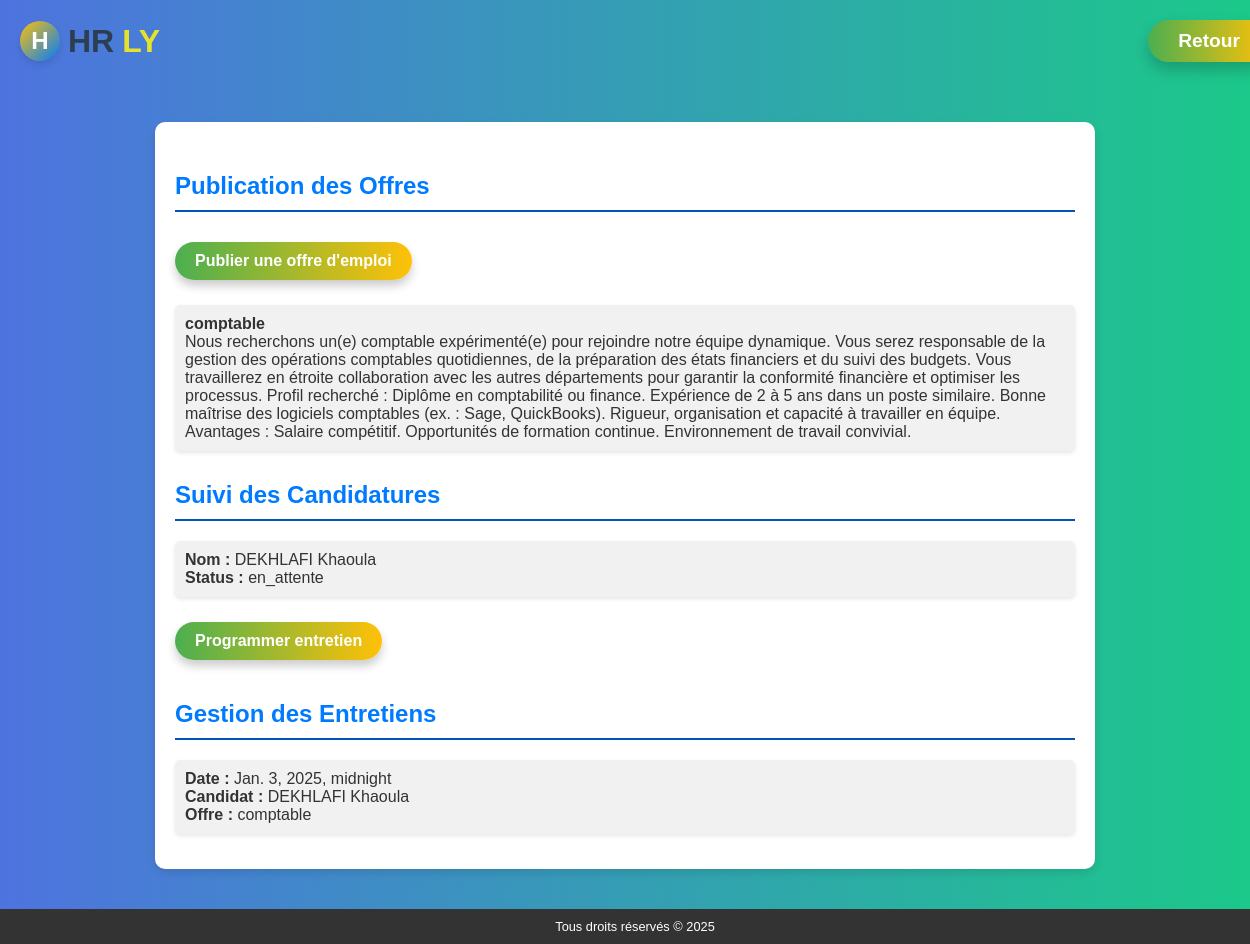
Screenshot of /main/gestion-recrutement/ with the database file from the repository.
### projectapp/models.py (models this page shows, shortened)
class OffreEmploi(models.Model):
    titre = models.CharField(max_length=200)
    description = models.TextField()
    date_publication = models.DateTimeField(auto_now_add=True)

class Candidature(models.Model):
    STATUS_CHOICES = [
        ('en_attente', 'En attente'),
        ('acceptee', 'Acceptée'),
        ('refusee', 'Refusée'),
    ]
    offre = models.ForeignKey(OffreEmploi, on_delete=models.CASCADE, related_name='candidatures')
    candidat = models.ForeignKey(User, on_delete=models.CASCADE)
    lettre_motivation = models.TextField()
    status = models.CharField(max_length=10, choices=STATUS_CHOICES, default='en_attente')
    nom = models.CharField(max_length=100)
    prenom = models.CharField(max_length=100)
    email = models.EmailField()
    telephone = models.CharField(max_length=15)
    adresse = models.TextField()

class Entretien(models.Model):
    candidature = models.ForeignKey(Candidature, on_delete=models.CASCADE)
    date = models.DateTimeField()
    lieu = models.CharField(max_length=200)
    remarques = models.TextField(blank=True)

### projectapp/views.py (the view)
# urls.py: path('gestion-recrutement/', views.gestion_recrutement, name='gestion_recrutement'),
def gestion_recrutement(request):
    candidatures = Candidature.objects.all()
    entretiens = Entretien.objects.all()
    offres = OffreEmploi.objects.all()
    return render(request, 'rh/recrutement/gestion_recrutement.html', {
        'candidatures': candidatures,
        'entretiens': entretiens,
        'offres': offres
    })

### projectapp/templates/rh/recrutement/gestion_recrutement.html (shortened to what this page needs)
<!DOCTYPE html>
<html lang="en">
<head>
</head>
<body>
    <header>
        <div class="logo">
            <div class="logo-icon">H</div>
            <span>HR</span><span>ly</span>
        </div>
        <a class="btn-retour" href="{% url 'main_rh' %}" >Retour</a>
    </header>
    <main>
        <h2>Publication des Offres</h2>
        <a class="btn-link" href="{% url 'publier_offre' %}">Publier une offre d'emploi</a>
        {% for offre in offres %}
            <p><strong>{{ offre.titre }}</strong><br>{{ offre.description }}</p>
        {% endfor %}
        <h2>Suivi des Candidatures</h2>
        {% for candidature in candidatures %}
            <p><strong>Nom :</strong> {{ candidature.nom }} {{ candidature.prenom }}<br>
            <strong>Status :</strong> {{ candidature.status }}</p>
            <a class="btn-link" href="{% url 'programmer_entretien' %}">Programmer entretien</a>
        {% endfor %}
        <h2>Gestion des Entretiens</h2>
        {% for entretien in entretiens %}
            <p><strong>Date :</strong> {{ entretien.date }}<br>
            <strong>Candidat :</strong> {{ entretien.candidature.nom }} {{ entretien.candidature.prenom }} <br>
            <strong>Offre :</strong> {{ entretien.candidature.offre.titre }}</p>
        {% empty %}
            <p>Aucun entretien enregistré.</p>
        {% endfor %}
    </main>
    <footer>
        Tous droits réservés © 2025
    </footer>
</body>
</html>

### projectapp/templates/rh/recrutement/gestion_recrutement.html (style rules this page uses)
body { font-family: 'Arial', sans-serif; margin: 0; padding: 0; background: linear-gradient(to right, #4e73df, #1cc88a); color: #333; display: flex; flex-direction: column; min-height: 100vh; justify-content: space-between; }
header { display: flex; justify-content: space-between; align-items: center; width: 100%; padding: 20px; }
.logo { display: flex; align-items: center; gap: 8px; font-size: 2rem; font-weight: bold; color: #2c3e50; text-transform: uppercase; }
.logo span:last-child { color: #e6e12b; }
.logo-icon { width: 40px; height: 40px; background: linear-gradient(135deg, #FFC107, #007BFF); border-radius: 50%; display: flex; justify-content: center; align-items: center; font-size: 1.5rem; color: #fff; font-weight: bold; box-shadow: 0 4px 6px rgba(0, 0, 0, 0.1); }
.btn-retour { padding: 10px 30px; font-size: 1.2rem; font-weight: bold; color: #fff; text-decoration: none; border-radius: 50px; background: linear-gradient(90deg, #4CAF50, #FFC107); transition: all 0.3s ease; box-shadow: 0 8px 15px rgba(0, 0, 0, 0.2); cursor: pointer; }
main { flex: 1; max-width: 900px; margin: 40px auto; padding: 20px; background-color: #ffffff; border-radius: 10px; box-shadow: 0 4px 8px rgba(0, 0, 0, 0.1); }
main h2 { color: #007bff; border-bottom: 2px solid #0056b3; padding-bottom: 10px; margin-top: 30px; text-align: left; }
p { padding: 10px; background-color: #f1f1f1; border-radius: 5px; box-shadow: 0 2px 4px rgba(0, 0, 0, 0.1); margin: 15px 0; text-align: left; }
.btn-link { display: inline-block; padding: 10px 20px; font-size: 1rem; font-weight: bold; color: #fff; text-decoration: none; border-radius: 50px; background: linear-gradient(90deg, #4CAF50, #FFC107); transition: all 0.3s ease; box-shadow: 0 6px 10px rgba(0, 0, 0, 0.2); margin: 10px 0; }
footer { font-size: 0.8rem; color: #ccc; text-align: center; padding: 10px; background: #333; color: #fff; width: 100%; }

### rows the page displays
OffreEmploi: titre "comptable", description "Nous recherchons un(e) comptable expérimenté(e) pour rejoindre notre équipe dynamique. Vous serez responsable de la gestion des opérations comptables quotidiennes, de la préparation des états financiers et du suivi des budgets. Vous travaillerez en étroite collaboration avec les autres départements pour garantir la conformité financière et optimiser les processus. Profil recherché : Diplôme en comptabilité ou finance. Expérience de 2 à 5 ans dans un poste similaire. Bonne maîtrise des logiciels comptables (ex. : Sage, QuickBooks). Rigueur, organisation et capacité à travailler en équipe. Avantages : Salaire compétitif. Opportunités de formation continue. Environnement de travail convivial."
Candidature: nom "DEKHLAFI", prenom "Khaoula", status "en_attente"
Entretien: date "Jan. 3, 2025, midnight", candidature.nom "DEKHLAFI", candidature.prenom "Khaoula", candidature.offre.titre "comptable"
